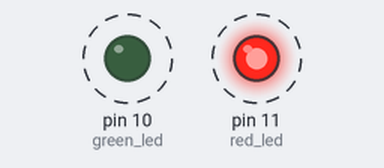
The sketch below on a simulated Arduino Uno, built with avr-gcc and run on an emulated ATmega328P. Parts: output pins drawn as LEDs (lit = HIGH). Dashed ring = blinking.

Above: at 0.3 s.
Timing chart, 0 to 3.0 s (numbered marks = the images above):
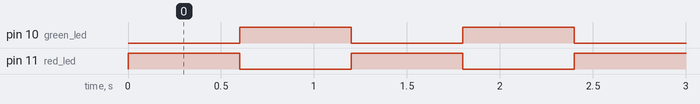

Measured:
- by itself, pin 10 (green_led), pin 11 (red_led): alternates HIGH for 0.60 s and LOW for 0.60 s

The sketch:

breadboard.ino
```cpp
/* Breadboard prototyping */

int red_led = 11;
int green_led = 10;

void setup() {
  pinMode(red_led, OUTPUT);
  pinMode(green_led, OUTPUT);
}

void loop() {
  digitalWrite(red_led, HIGH);
  digitalWrite(green_led, LOW);
  delay(600);

  digitalWrite(red_led, LOW);
  digitalWrite(green_led, HIGH);
  delay(600);
}
```
